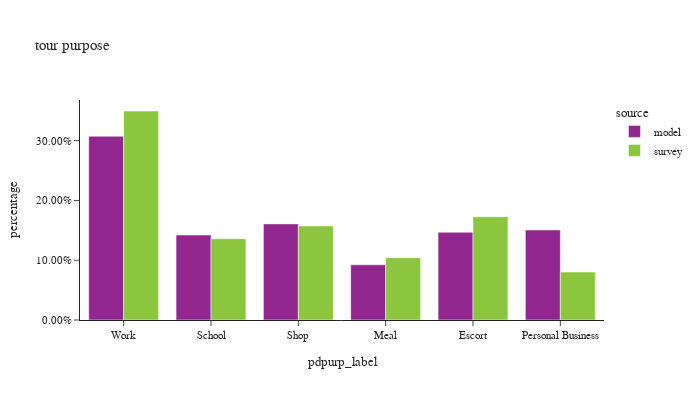

Notebook code cell kept with this figure:
### Markdown cell above
## percent of tours by purpose

### Code cell
df_plot = df_tour.groupby(['source','pdpurp_label'])['toexpfac'].sum().reset_index()
df_plot['percentage'] = df_plot.groupby(['source'], group_keys=False)['toexpfac']. \
    apply(lambda x: x / float(x.sum()))
df_plot['source'] = df_plot['source'].astype(pd.CategoricalDtype(['model', 'survey']))
# df_plot
df_plot_ct = df_tour.groupby(['source','pdpurp_label'])['toexpfac'].count().reset_index(). \
    rename(columns={'toexpfac':'sample count'})
df_plot = df_plot.merge(df_plot_ct, on=['source','pdpurp_label'])

fig = px.bar(df_plot.sort_values(by=['source']), x="pdpurp_label", y="percentage", color="source",
             barmode="group",hover_data=['sample count'],title="tour purpose")
fig.update_layout(height=400, width=700, font=dict(size=11),
                  yaxis=dict(tickformat=".2%"))
fig.show()

### Figure 1 — Plotly figure (JSON) as saved in the notebook; plotly's stock layout.template omitted (floating-point values rounded to 4 significant figures)
{"data": [{"alignmentgroup": "True", "customdata": [[159200], [73596], [83268], [47857], [76065], [77955]], "hovertemplate": "source=model<br>pdpurp_label=%{x}<br>percentage=%{y}<br>sample count=%{customdata[0]}<extra></extra>", "legendgroup": "model", "marker": {"color": "#91268F", "pattern": {"shape": ""}}, "name": "model", "offsetgroup": "model", "orientation": "v", "showlegend": true, "textposition": "auto", "type": "bar", "x": ["Work", "School", "Shop", "Meal", "Escort", "Personal Business"], "xaxis": "x", "y": [0.3074, 0.1421, 0.1608, 0.0924, 0.1469, 0.1505], "yaxis": "y"}, {"alignmentgroup": "True", "customdata": [[2546], [652], [1402], [874], [885], [753]], "hovertemplate": "source=survey<br>pdpurp_label=%{x}<br>percentage=%{y}<br>sample count=%{customdata[0]}<extra></extra>", "legendgroup": "survey", "marker": {"color": "#8CC63E", "pattern": {"shape": ""}}, "name": "survey", "offsetgroup": "survey", "orientation": "v", "showlegend": true, "textposition": "auto", "type": "bar", "x": ["Work", "School", "Shop", "Meal", "Escort", "Personal Business"], "xaxis": "x", "y": [0.3496, 0.136, 0.1573, 0.1042, 0.1728, 0.0802], "yaxis": "y"}], "layout": {"barmode": "group", "font": {"size": 11}, "height": 400, "legend": {"title": {"text": "source"}, "tracegroupgap": 0}, "title": {"text": "tour purpose"}, "width": 700, "xaxis": {"anchor": "y", "domain": [0, 1], "title": {"text": "pdpurp_label"}}, "yaxis": {"anchor": "x", "domain": [0, 1], "tickformat": ".2%", "title": {"text": "percentage"}}}}
